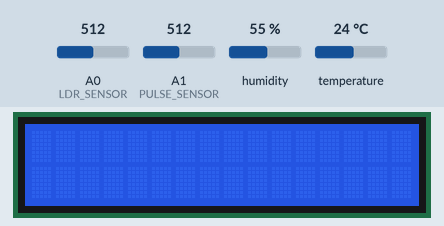
Recording of a sketch running on a simulated Arduino Uno, built with avr-gcc and run on an emulated ATmega328P. On the bench: 16×2 character LCD. The inputs (shaded band) are chosen by the test bench; at power-on: temperature 24 °C, humidity 55 %, A0 (LDR_SENSOR) = 512, A1 (PULSE_SENSOR) = 512. What the sketch prints to the serial monitor is not drawn.

Above: at 1.3 s.
1.4 s: temperature set to 28 °C
At 4.0 s:
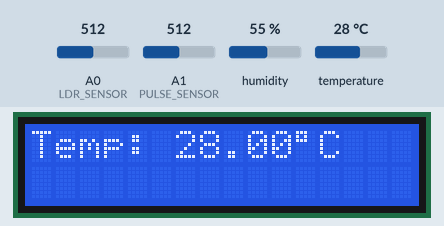
At 7.4 s:
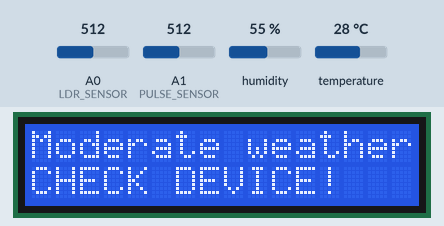
14.8 s: humidity set to 88 %
At 21.3 s:
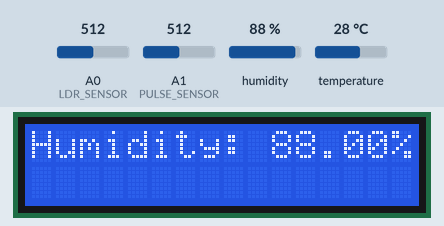
Timing chart, 0 to 22.8 s (numbered marks = the images above; inputs shaded):
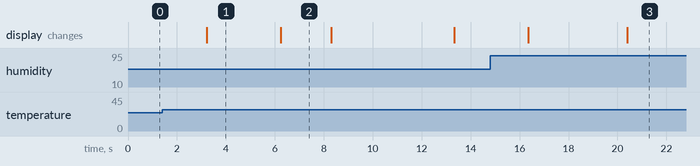

Measured:
- what the display in image 1 shows lasts 3.0 s, from 3.2 s to 6.2 s
- what the display in image 2 shows lasts 2.1 s, from 6.2 s to 8.3 s

The sketch:

PROJECT.ino
```cpp
#include <Wire.h>  // Library for I2C communication
#include <LiquidCrystal_I2C.h>  // Library for I2C LCD
#include <DHT.h>  // Library for DHT sensor
#include <SoftwareSerial.h>  // Library for SoftwareSerial communication

#define DHTPIN 6  // Pin for DHT sensor
#define DHTTYPE DHT11  // Type of DHT sensor
#define LDR_SENSOR A0  // Analog pin for LDR sensor
#define PULSE_SENSOR A1 // Analog pin for pulse sensor

DHT dht(DHTPIN, DHTTYPE);  // Initialize DHT sensor

// Setup for I2C LCD
LiquidCrystal_I2C lcd(0x27, 16, 2);  // Change 0x27 to your I2C address if it's different

// Communication
#define BLUETOOTH_RX 0  // Define the RX pin of the Bluetooth module
#define BLUETOOTH_TX 1  // Define the TX pin of the Bluetooth module

SoftwareSerial bluetoothSerial(BLUETOOTH_RX, BLUETOOTH_TX);  // Define SoftwareSerial object for Bluetooth

void setup() {
    Serial.begin(9600);  // Start serial communication for debugging
    bluetoothSerial.begin(9600);  // Start Bluetooth serial communication
    // Test Bluetooth communication
    bluetoothSerial.println("Hello, Bluetooth!");
    dht.begin();  // Start DHT sensor
    lcd.begin(16,2);
    lcd.init();
    lcd.backlight();
}

void loop() {
    static unsigned long lastDisplayTime = 0; // Initialize a variable to store the time of the last display
    static int displayState = 0; // Variable to track the current display state
    static bool showMessage = false; // Flag to indicate whether to display the message
    const unsigned long displayDuration = 3000; // Duration to display each sensor value (3 seconds)
    const unsigned long messageDuration = 2000; // Duration to display the message (2 seconds)

    // Read temperature and humidity
    float temperature = dht.readTemperature();  // Read temperature from DHT sensor
    float humidity = dht.readHumidity();  // Read humidity from DHT sensor

    // Check for NaN or error readings
    if (isnan(temperature) || isnan(humidity)) {
        // Display error message on LCD
        lcd.clear();
        lcd.setCursor(0, 0);
        lcd.print("Error: Sensor");
        Serial.println("Error: Sensor");

        // Wait for a while to ensure the error message is displayed
        delay(messageDuration);
        return; // Exit loop early to avoid further processing
    }

    // Read LDR sensor value
    int ldrValue = analogRead(LDR_SENSOR);

    // Read pulse sensor value
     int pulseValue = analogRead(PULSE_SENSOR);

    unsigned long currentTime = millis();
    if (currentTime - lastDisplayTime >= displayDuration) {
        displayState = (displayState + 1) % 3; // Cycle through display states (0, 1, 2)
        lastDisplayTime = currentTime; // Update the last display time

        lcd.clear(); // Clear LCD screen
        lcd.setCursor(0, 0); // Set cursor to the first line
        switch (displayState) {
            case 1: // Display temperature
                lcd.print("Temp: ");
                lcd.print(temperature);
                lcd.print((char)223);
                lcd.print("C");
                Serial.print("Temperature: ");
                Serial.print(temperature);
                Serial.println("°C");
                delay(3000);
                lcd.clear();
                if (temperature < 25) {
                    lcd.print("Pleasant weather");
                    lcd.setCursor(0, 1);
                    lcd.print("CHECK DEVICE!");
                    Serial.println("Pleasant weather today, you can carry out daily activities");
                } else if (temperature >= 25 && temperature < 30) {
                    lcd.print("Moderate weather");
                    lcd.setCursor(0, 1);
                    lcd.print("CHECK DEVICE!");
                    Serial.println("The weather is moderate, stay hydrated while working and try to put on sunscreen if you go outside during daytime");
                } else if (temperature >= 30 && temperature < 40) {
                    lcd.print("Hot weather");
                    lcd.setCursor(0, 1);
                    lcd.print("CHECK DEVICE!");
                    Serial.println("It is hot today, ensure you have enough hydration and stay under shade,ensure that you use sunscreen");
                } else {
                    lcd.print("Extremely hot");
                    lcd.setCursor(0, 1);
                    lcd.print("CHECK DEVICE!");
                    Serial.println("Extremely hot today, please stay indoors and in cooler areas, if you travel ensure to be covered properly and use sunscreen");
                }
                delay(messageDuration); // Display message for specified duration
    lcd.clear();
    lcd.print("MEASURING PULSE ");
    Serial.println("MEASURING PULSE");
    delay(5000);
    lcd.clear();
    lcd.print("PULSE IS: ");
    lcd.print(pulseValue/5);
    lcd.print("BPM");
    Serial.print("YOUR PULSE IS: ");
    Serial.print(pulseValue/5);
    Serial.print("BPM");
    delay(3000);
    if (pulseValue/5 > 140) {
        // Display high chance of heatstroke message
        lcd.clear();
        lcd.setCursor(0, 0);
        lcd.print("CHANCE OF");
        lcd.setCursor(0, 1);
        lcd.print("HEATSTROKE");
        Serial.println("PLEASE CONSULT A DOCTOR");
        delay(3000);
    } else {
        // Display you are fine message
        lcd.clear();
        lcd.setCursor(0, 0);
        lcd.println("YOU ARE FINE.....");
        Serial.println("\nYOU ARE FINE....");
        delay(3000);
    }
                break;
            case 2: // Display humidity
                lcd.print("Humidity: ");
                lcd.print(humidity);
                lcd.print("%");
                Serial.print("Humidity: ");
                Serial.print(humidity);
                Serial.print("%");
                delay(3000);
                lcd.clear();
                if (humidity > 70) {
                    lcd.print("HIGH HUMIDITY");
                    lcd.setCursor(0, 1);
                    lcd.print("SWEATY DAY");
                    Serial.println("\nPlease carry an umbrella, It will also be a day of high perspiration");
                } else {
                    lcd.print("AVG HUMIDITY");
                    lcd.setCursor(0, 1);
                    lcd.print("GOOD DAY TODAY");
                    Serial.println("\nIt will be a pleasant day");
                }
                delay(3000);
                break;

              default: // Display LDR value
                lcd.print("LDR: ");
                lcd.print(ldrValue);
                Serial.print("\nLDR: ");
                Serial.println(ldrValue);
                delay(3000);
                lcd.clear();
                if (ldrValue > 1010) {
                    Serial.println("IT MAYBE NIGHT OR LOW SUNLIGHT");
                        lcd.print("Carry Umbrella");
                        lcd.setCursor(0, 1);
                        lcd.print("Sunny day");
                    // Turn on LED for night
                    // digitalWrite(LED_PIN, HIGH);
                }
                    if (ldrValue<700) {
                        Serial.println("Please carry an umbrella");
                        lcd.print("Carry Umbrella");
                        lcd.setCursor(0, 1);
                        lcd.print("Sunny day");
                    }
                    if (ldrValue>=700 && ldrValue < 1010) {
                        Serial.println("Please carry an umbrella");
                        lcd.print("Carry Umbrella");
                        lcd.setCursor(0, 1);
                        lcd.print("Sunny day");
                    }

                delay(3000);
                lcd.clear();
                lcd.print("CHECK DEVICE!!!");

                // Water intake recommendation
                Serial.println("Please enter your body weight in kilograms:");
                while (!Serial.available()) {
                    // Wait for user input
                }
                float bodyWeight = Serial.parseFloat(); // Read user input as float
                float recommendedWaterIntake = bodyWeight * 0.035; // Convert ml to liters

                // Display recommendation on Serial Monitor
                Serial.print("Recommended water intake: ");
                Serial.print(recommendedWaterIntake);
                Serial.println(" L");

                lcd.clear();
                lcd.print("Please Drink:");
                lcd.setCursor(0, 1);
                lcd.print(recommendedWaterIntake);
                lcd.println(" L of water ");
                delay(3000);
                while (Serial.available()) {
                    bluetoothSerial.write(Serial.read());
                }
                Serial.print("\n");
                Serial.print("NEXT CYCLE STARTS..");
                Serial.print("\n");

                break;
        }
    }
    delay(1000);  // Delay to prevent flickering and for overall timing
}
```
